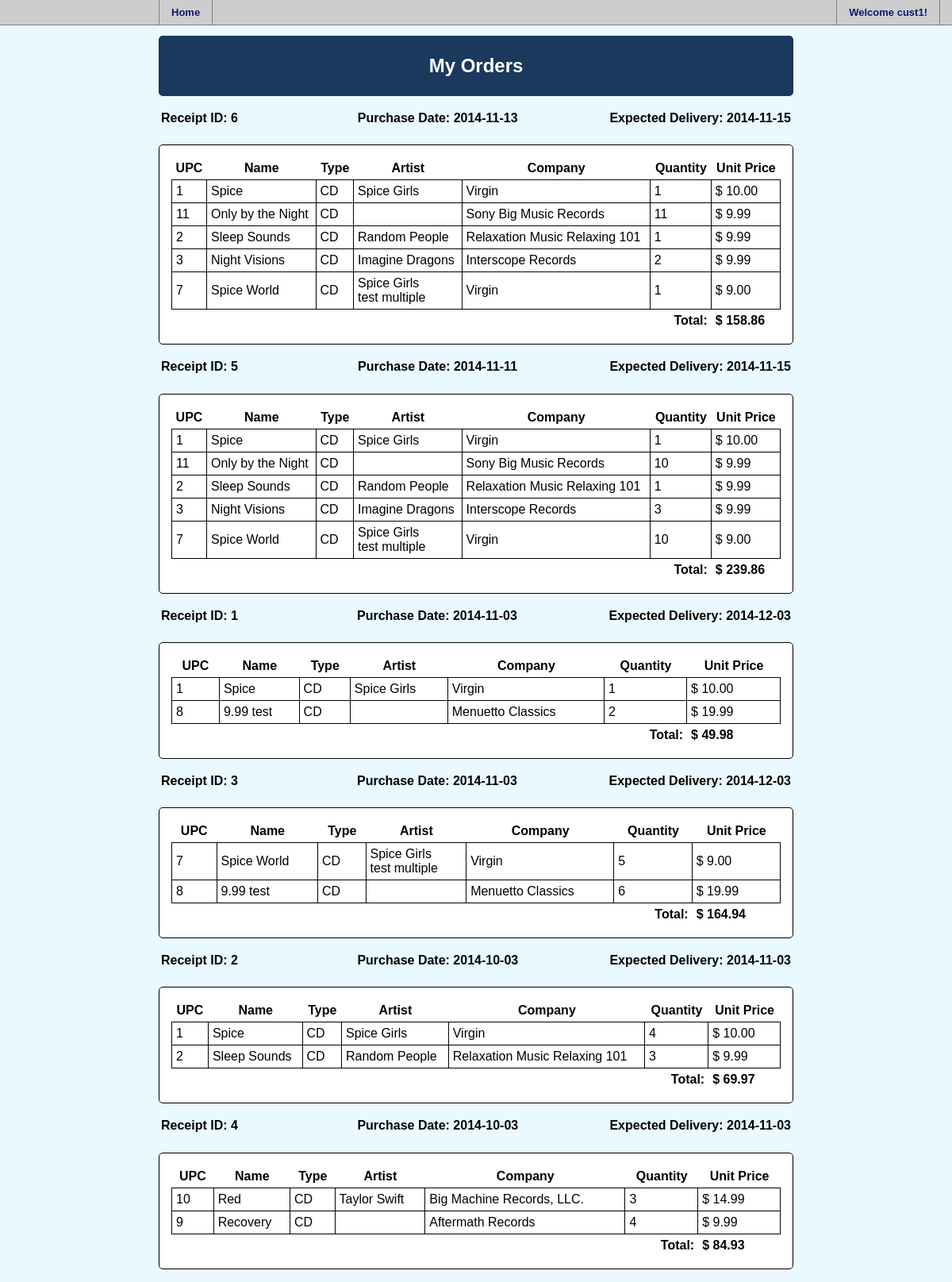
The page /myorders.php (signed in) on the database as committed earlier.
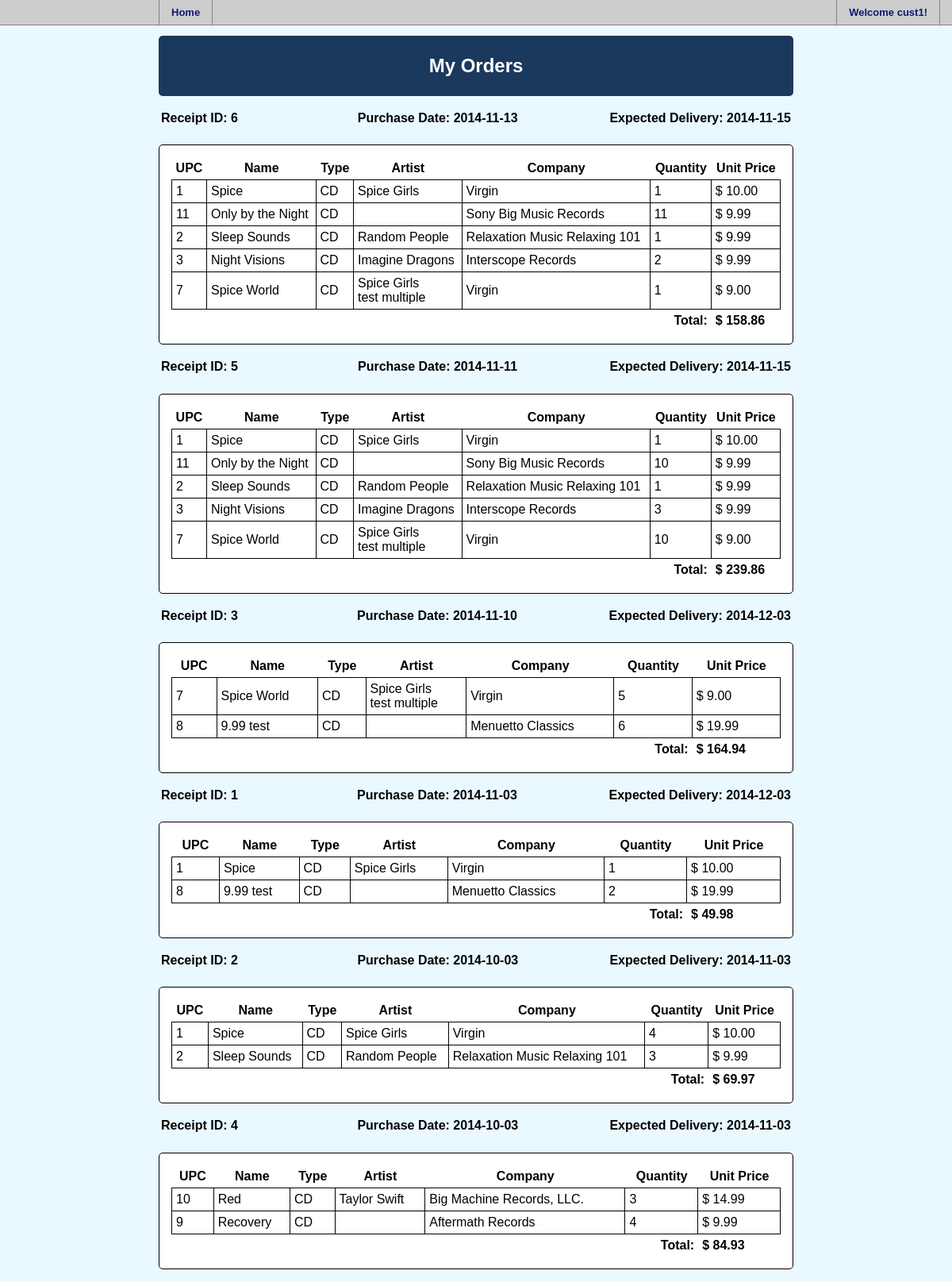
The same page on the database as committed later.
### tables this page shows
CREATE TABLE purchase
	(receiptid		INT NOT NULL AUTO_INCREMENT,
    pdate 			DATE NOT NULL,
    cid 			CHAR(11) NOT NULL,
    cardnumber		CHAR(16) NOT NULL,
    expirydate		CHAR(7) NOT NULL,
    expecteddate 	DATE NOT NULL,
    delivereddate	DATE NULL,
    PRIMARY KEY (receiptid),
    FOREIGN KEY (cid) REFERENCES customer (cid));

CREATE TABLE purchaseitem
	(receiptid 		INT NOT NULL,
    upc				CHAR(11) NOT NULL,
    quantity 		SMALLINT NOT NULL,
    PRIMARY KEY (receiptid, upc),
    FOREIGN KEY (receiptid) REFERENCES purchase (receiptid),
    FOREIGN KEY (upc) REFERENCES item (upc));

CREATE TABLE item 
	(upc 		CHAR(11) NOT NULL,
    title 		VARCHAR(50) NOT NULL,
    itype 		VARCHAR(3) NOT NULL, 	 
    category 	VARCHAR(12) NOT NULL, 	 
    company 	VARCHAR(50) NOT NULL,
    iyear 		SMALLINT NOT NULL,
    price		DOUBLE(5,2) NOT NULL, 
    stock		SMALLINT,
    PRIMARY KEY (upc));

CREATE TABLE leadsinger
	(upc 	CHAR(11) NOT NULL,
    lsname 	VARCHAR(255) NOT NULL,
    PRIMARY KEY (upc, lsname),
    FOREIGN KEY (upc) REFERENCES item (upc));

### myorders.php (the view, shortened to what this page needs)
<html>
	<head>
		<link href="AMS.css" rel="stylesheet" type="text/css">
	</head>
	<body>
		<?php include 'navbar.php';
		?>
		<div id="wrap">
			<h1 align="center">My Orders</h1>
		</div>
		<div align="center">
			<?php
				$connection = new mysqli("127.0.0.1", "root", "photon", "AMS");
				$result=$connection->query("SELECT * FROM purchase WHERE cid='".$_SESSION['login_user']."' ORDER BY pdate DESC");
				if ($result->num_rows == 0){
					echo "<span class=\"error\">* You have not made any purchases</span>";
				}
				else{
					while ($row=$result->fetch_assoc()){
						$result2=$connection->query("SELECT * FROM purchaseitem NATURAL JOIN item WHERE receiptid='".$row['receiptid']."'");
						echo "
							<table style=\"width:800px\">
								<tr>
									<td style=\"text-align:left\"><h4>Receipt ID: ".$row['receiptid']."</h4></td>
									<td style=\"text-align:right\"><h4> Purchase Date: ".$row['pdate']."</h4></td>";
									if (empty($row['delivereddate'])){
										echo "<td style=\"text-align:right\"><h4> Expected Delivery: ".$row['expecteddate']."</h4></td>";
									}
									else{
										echo "<td style=\"text-align:right\"><h4> Delivered Date: ".$row['delivereddate']."</h4></td>";
									}
								echo "</tr>
							</table>";
						echo "
							<table cellpadding=5 style=\"width:800px\"class='itemdetail'>
								<thead>
									<tr><th style=\"border-bottom:1px solid black\">UPC</th><th style=\"border-bottom:1px solid black\">Name</th><th style=\"border-bottom:1px solid black\">Type</th><th style=\"border-bottom:1px solid black\">Artist</th><th style=\"border-bottom:1px solid black\">Company</th><th style=\"border-bottom:1px solid black\">Quantity</th><th style=\"border-bottom:1px solid black\">Unit Price
									</th></tr>
								</thead>";
						$total=0.00;
						while ($row2=$result2->fetch_assoc()){
							$total+=$row2['price']*$row2['quantity'];
							$upc = $row2['upc'];
							echo "<tr>";
							echo "<td style=\"border-left:1px solid black\">".$row2['upc']."</td>";
							echo "<td>".$row2['title']."</td>";
							echo "<td>".$row2['itype']."</td>";
							echo "<td><p></p>";
							$artistresult = $connection->query("SELECT lsname FROM leadsinger WHERE upc='$upc'");
							while ($artist=$artistresult->fetch_assoc()){
								if (!empty($artist['lsname'])){
									echo $artist['lsname']."<br>";
							    }
							}
							echo "</td>";
							echo "<td>".$row2['company']."</td>";
							echo "<td>".$row2['quantity']."</td>";
							echo "<td>$ ".$row2['price']."</td>";
						}
						echo "<tfoot>
									<tbody>
										<tr class=\"checkoutfoot\"><td colspan=6 style=\"text-align:right\"><b>Total:</b></td><td><b>$ ".number_format((float)$total, 2, '.', '')."</b></td>
										</tr>
									</tbody>
								</tfoot>";
						echo "</table><p></p>";
					}
				}
			?>
		</div>
	</body>
</html>

### navbar.php (shortened to what this page needs)
<html>
	<body>
		<div id="nav">
			<ul>
				<?php
					if (!isset($_SESSION['logged'])){
						echo "<li><a href=\"../304p3/index.php\">Home</a></li>";
						echo "<li><a href=\"../304p3/search.php\">Search</a></li>";
						echo "<li><a href=\"../304p3/cart.php\">Shopping Cart</a></li>";
						echo "<li><div class=\"rightpos\" style=\"cursor: pointer;\"><a href=\"../304p3/userloginpage.php\">Login</a></div></li>";
					}
					elseif(!isset($_SESSION['type'])){
						echo "<li><a href=\"../304p3/index.php\">Home</a></li>";
						echo "<li><div class=\"rightpos\" style=\"cursor: pointer;\"><a id=\"welcomebutton\">Welcome ".$_SESSION["login_user"]."!</a></div> </li>";
					}
				?>
			</ul>
		</div>
	</body>
</html>

### AMS.css (style rules this page uses)
#nav { font-size: 13px; width: 100%; float: left; margin: 0 0 1em 0; padding: 0; background-color: #CDCDCD; border-bottom: 1px solid #818181; }
#nav ul { list-style: none; width: 800px; margin: 0 auto; padding: 0; }
#nav li { float: left; }
#nav li a { display: block; padding: 8px 15px; text-decoration: none; font-weight: bold; color: #111673; border-right: 1px solid #818181; }
#nav li:first-child a { border-left: 1px solid #818181; }
#button, #welcomebutton { cursor:pointer; }
body, html { margin: 0; padding: 0; }
body { background-color: #EAF9FF; font-family: Arial; }
h1 { font-size: 1.5em; padding: 1em 8px; color: white; background-color: #1B385D; margin: 0; border-radius:5px; }
#wrap { clear: left; width: 800px; padding: 0; margin: 0 auto; background-color: #fff; }
.rightpos { right:15; position:absolute; border-left: 1px solid #818181; }
.itemdetail { border-spacing: 0px; border: 1px solid; border-radius:5px; padding:15px; background-color: white; }
.itemdetail td { border-right: 1px black solid; border-bottom: 1px black solid; }
.dailyreportfoot td, .checkoutfoot td { border-bottom: 0px; border-right:0px; }

Rows that differ between the two databases and show on the page:
changed purchase id 3: pdate "2014-11-03" → "2014-11-10"; moves up the list
